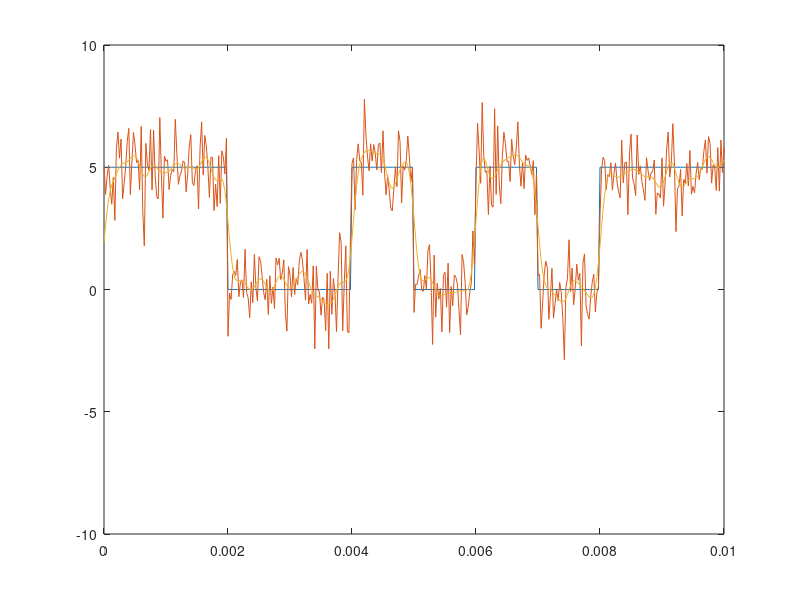

Write the MATLAB code that produced this figure.
clear all
close all
clc
M = 2; %número de níveis de transmissão
N = 40;
A = 5; % Amplitude do sinal
limiar = A/2;
Rb = 1e3;
Fs = N*Rb;
Tb = 1/Rb;
BW = Rb;
t_final = 1;
passo_t = 1/(Rb*N);
t = [0:passo_t:t_final-passo_t];
passo_f = 1/t_final;
f = [-Fs/2:passo_f:Fs/2-passo_f];
var_ruido = 1;
filtro_NRZ = ones(1,N);
ordem_filtro = 20; % Neste programa, não colocar a ordem maior do que N! 
f_cut = 3*Rb;
filtro_Rx = fir1(ordem_filtro, (2*f_cut)/Fs); % filtro que formator do sinal
info = randint(1,Rb*t_final,M); %gerando a informação
info_up = upsample(info,N); %super-amostragem
sinal_tx_aux = conv(info_up,filtro_NRZ)*A; % processo de filtragem para formatar o sinal
sinal_tx = sinal_tx_aux(1:end-(N-1)); % truncando o sinal devido ao processo de convolução
ruido = sqrt(var_ruido)*randn(1,length(sinal_tx)); %vari?vel gaussiana
sinal_rx = sinal_tx + ruido; %Received waveform
sinal_rx_filter = filter(filtro_Rx, 1, sinal_rx); %receiving filter
sinal_det = sinal_rx_filter(ordem_filtro:N:end); %chave capturando amostras
info_rec = sinal_det > limiar; %informa??o recebida pega a amplitude e analisa qual categoria se encaixa
n_erro = sum(xor(info, info_rec)) %numero de erros
taxa_erro = n_erro/(Rb*t_final)
figure(1)
plot(t,sinal_tx)
xlim([0 10*Tb])
hold on
plot(t,sinal_rx)
xlim([0 10*Tb])
hold on
plot(t(1:end-(ordem_filtro/2)+1),sinal_rx_filter(ordem_filtro/2:end))
